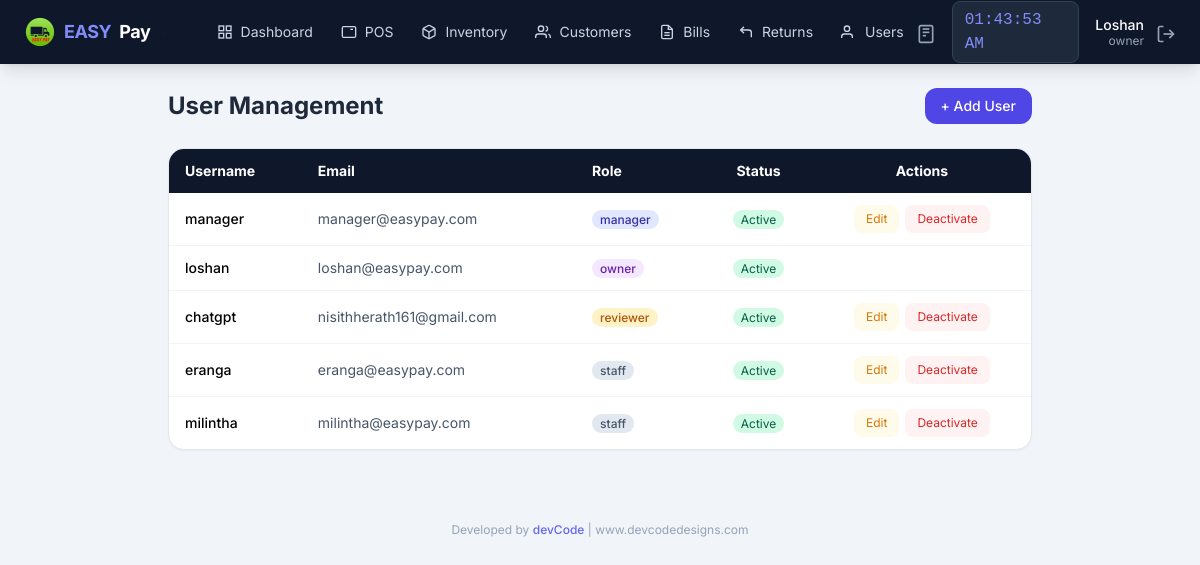
The app's page /auth/users (signed in) with its own data.
### app/models/user.py (models this page shows, shortened)
class User(UserMixin, db.Model):
    __tablename__ = 'users'
    id = db.Column(db.Integer, primary_key=True)
    username = db.Column(db.String(50), unique=True, nullable=False)
    email = db.Column(db.String(120), unique=True, nullable=False)
    password_hash = db.Column(db.String(255), nullable=False)
    role = db.Column(db.String(20), default='staff')  # owner, manager, staff
    is_active = db.Column(db.Boolean, default=True)
    created_at = db.Column(db.DateTime, default=datetime.now)
    last_login = db.Column(db.DateTime)
    orders = db.relationship('Order', backref='cashier_rel', lazy=True, foreign_keys='Order.user_id')

### app/routes/auth.py (the view)
@auth_bp.route('/users')
@login_required
def manage_users():
    if current_user.role != 'owner':
        flash('Access denied', 'danger')
        return redirect(url_for('pos.dashboard'))
    users = User.query.order_by(User.role, User.username).all()
    return render_template('auth/users.html', users=users)

### app/models/user.py (called while the page is built)
@login_manager.user_loader
def load_user(user_id):
    return User.query.get(int(user_id))

### app/templates/auth/users.html (shortened to what this page needs)
{% extends "base.html" %}
{% block content %}
<div class="max-w-4xl mx-auto px-4 py-6">
    <div class="flex justify-between items-center mb-6">
        <h1 class="text-2xl font-bold text-slate-800">User Management</h1>
        <button onclick="showAddUser()" class="bg-indigo-600 text-white px-4 py-2 rounded-xl font-medium hover:bg-indigo-700 text-sm">
            + Add User
        </button>
    </div>
    <div class="bg-white rounded-2xl shadow-sm border border-slate-200 overflow-hidden">
        <table class="w-full text-sm">
            <thead>
                <tr class="bg-slate-900 text-white">
                    <th class="px-4 py-3 text-left">Username</th>
                    <th class="px-4 py-3 text-left">Email</th>
                    <th class="px-4 py-3 text-left">Role</th>
                    <th class="px-4 py-3 text-center">Status</th>
                    <th class="px-4 py-3 text-center">Actions</th>
                </tr>
            </thead>
            <tbody class="divide-y divide-slate-100">
                {% for u in users %}
                <tr class="hover:bg-slate-50">
                    <td class="px-4 py-3 font-medium">{{ u.username }}</td>
                    <td class="px-4 py-3 text-slate-600">{{ u.email }}</td>
                    <td class="px-4 py-3">
                        <span class="px-2 py-0.5 rounded-full text-xs font-medium
                            {{ 'bg-purple-100 text-purple-800' if u.role == 'owner' else
                               'bg-indigo-100 text-indigo-800' if u.role == 'manager' else
                               'bg-amber-100 text-amber-700' if u.role == 'reviewer' else
                               'bg-slate-200 text-slate-600' }}">{{ u.role }}</span>
                    </td>
                    <td class="px-4 py-3 text-center">
                        <span class="px-2 py-0.5 rounded-full text-xs {{ 'bg-emerald-100 text-emerald-800' if u.is_active else 'bg-red-100 text-red-800' }}">
                            {{ 'Active' if u.is_active else 'Inactive' }}
                        </span>
                    </td>
                    <td class="px-4 py-3 text-center">
                        <div class="flex justify-center gap-1.5">
                            {% if u.id != current_user.id %}
                            <button onclick="editUser({{ u.id }}, '{{ u.username }}', '{{ u.email }}', '{{ u.role }}')" class="px-3 py-1.5 bg-amber-50 text-amber-600 text-xs rounded-lg hover:bg-amber-100">Edit</button>
                            <form method="POST" action="{{ url_for('auth.toggle_user', user_id=u.id) }}" class="inline">
                                <button type="submit" class="px-3 py-1.5 {{ 'bg-red-50 text-red-600' if u.is_active else 'bg-emerald-50 text-emerald-600' }} text-xs rounded-lg hover:opacity-80">
                                    {{ 'Deactivate' if u.is_active else 'Activate' }}
                                </button>
                            </form>
                            {% endif %}
                        </div>
                    </td>
                </tr>
                {% endfor %}
            </tbody>
        </table>
    </div>
</div>
{% endblock %}

### app/templates/base.html (shortened to what this page needs)
<!DOCTYPE html>
<html lang="en">
<head>
    <script src="https://cdn.tailwindcss.com"></script>
</head>
<body class="bg-slate-100 min-h-screen">
    <nav class="bg-slate-900 text-white shadow-lg fixed top-0 left-0 right-0 z-50">
        <div class="flex justify-between items-center px-4 lg:px-6 h-16">
            <div class="flex items-center gap-6">
                <div class="relative">
                    <button onclick="toggleModeMenu()" class="flex items-center gap-2 text-lg font-bold tracking-tight hover:opacity-80 transition cursor-pointer">
                        <img src="{{ url_for('static', filename='img/easypay-logo.png') }}"
                            alt="EASY PAY"
                            class="w-8 h-8 object-contain">
                        <span class="text-indigo-400">EASY</span>Pay
                        <svg class="w-4 h-4 text-slate-400 ml-1" viewBox="0 0 24 24" fill="none" stroke="currentColor" stroke-width="2">
                            <polyline points="6 9 12 15 18 9"></polyline>
                        </svg>
                    </button>
                </div>
                {% if current_user.is_authenticated %}
                <div class="hidden lg:flex items-center gap-1 ml-4">
                    <a href="{{ url_for('pos.dashboard') }}" class="nav-link px-3 py-2 text-sm text-slate-300 hover:text-white flex items-center gap-2">
                        <svg class="icon-sm" viewBox="0 0 24 24" fill="none" stroke="currentColor" stroke-width="2">
                            <rect x="3" y="3" width="7" height="7"></rect><rect x="14" y="3" width="7" height="7"></rect>
                            <rect x="14" y="14" width="7" height="7"></rect><rect x="3" y="14" width="7" height="7"></rect>
                        </svg>
                        Dashboard
                    </a>
                    <a href="{{ url_for('pos.terminal') }}" class="nav-link px-3 py-2 text-sm text-slate-300 hover:text-white flex items-center gap-2">
                        <svg class="icon-sm" viewBox="0 0 24 24" fill="none" stroke="currentColor" stroke-width="2">
                            <rect x="2" y="4" width="20" height="16" rx="2"></rect>
                            <line x1="6" y1="8" x2="6" y2="8"></line><line x1="10" y1="8" x2="10" y2="8"></line>
                            <line x1="14" y1="8" x2="18" y2="8"></line>
                        </svg>
                        POS
                    </a>
                    {% if current_user.role in ['owner','manager','reviewer'] %}
                    <a href="{{ url_for('inventory.manage') }}" class="nav-link px-3 py-2 text-sm text-slate-300 hover:text-white flex items-center gap-2">
                        Inventory
                    </a>
                    {% endif %}
                    <a href="{{ url_for('customer.list_customers') }}" class="nav-link px-3 py-2 text-sm text-slate-300 hover:text-white flex items-center gap-2">
                        <svg class="icon-sm" viewBox="0 0 24 24" fill="none" stroke="currentColor" stroke-width="2">
                            <path d="M17 21v-2a4 4 0 0 0-4-4H5a4 4 0 0 0-4 4v2"></path>
                            <circle cx="9" cy="7" r="4"></circle>
                            <path d="M23 21v-2a4 4 0 0 0-3-3.87"></path>
                            <path d="M16 3.13a4 4 0 0 1 0 7.75"></path>
                        </svg>
                        Customers
                    </a>
                    <a href="{{ url_for('pos.bills') }}" class="nav-link px-3 py-2 text-sm text-slate-300 hover:text-white flex items-center gap-2">
                        <svg class="icon-sm" viewBox="0 0 24 24" fill="none" stroke="currentColor" stroke-width="2">
                            <path d="M14 2H6a2 2 0 0 0-2 2v16a2 2 0 0 0 2 2h12a2 2 0 0 0 2-2V8z"></path>
                            <polyline points="14 2 14 8 20 8"></polyline>
                            <line x1="16" y1="13" x2="8" y2="13"></line><line x1="16" y1="17" x2="8" y2="17"></line>
                        </svg>
                        Bills
                    </a>
                    <a href="{{ url_for('pos.returns') }}" class="nav-link px-3 py-2 text-sm text-slate-300 hover:text-white flex items-center gap-2">
                        <svg class="icon-sm" viewBox="0 0 24 24" fill="none" stroke="currentColor" stroke-width="2">
                            <polyline points="9 14 4 9 9 4"></polyline>
                            <path d="M20 20v-7a4 4 0 0 0-4-4H4"></path>
                        </svg>
                        Returns
                    </a>
                    {% if current_user.role in ['owner','reviewer'] %}
                    <a href="{{ url_for('auth.manage_users') }}" class="nav-link px-3 py-2 text-sm text-slate-300 hover:text-white flex items-center gap-2">
                        <svg class="icon-sm" viewBox="0 0 24 24" fill="none" stroke="currentColor" stroke-width="2">
                            <path d="M17 21v-2a4 4 0 0 0-4-4H5a4 4 0 0 0-4 4v2"></path>
                            <circle cx="9" cy="7" r="4"></circle>
                        </svg>
                        Users
                    </a>
                    {% endif %}
                </div>
                {% endif %}
            </div>
            {% if current_user.is_authenticated %}
            <div class="flex items-center gap-4">
                <a href="calc:" class="text-slate-400 hover:text-indigo-400 transition" title="Calculator">
                    <svg class="icon" viewBox="0 0 24 24" fill="none" stroke="currentColor" stroke-width="2">
                        <rect x="4" y="2" width="16" height="20" rx="2"></rect>
                        <line x1="8" y1="6" x2="16" y2="6"></line>
                        <line x1="8" y1="10" x2="16" y2="10"></line>
                        <line x1="8" y1="14" x2="12" y2="14"></line>
                    </svg>
                </a>
                <span id="liveClock" class="hidden sm:block text-base font-mono bg-slate-800 px-3 py-1.5 rounded-lg text-indigo-400 border border-slate-700"></span>
                <div class="flex items-center gap-3">
                    <div class="hidden sm:block text-right">
                        <p class="text-sm font-medium leading-tight">{{ current_user.username|capitalize }}</p>
                        <p class="text-xs text-slate-400 leading-tight">{{ current_user.role }}</p>
                    </div>
                    <a href="{{ url_for('auth.logout') }}" class="text-slate-400 hover:text-red-400 transition" title="Logout">
                        <svg class="icon" viewBox="0 0 24 24" fill="none" stroke="currentColor" stroke-width="2">
                            <path d="M9 21H5a2 2 0 0 1-2-2V5a2 2 0 0 1 2-2h4"></path>
                            <polyline points="16 17 21 12 16 7"></polyline>
                            <line x1="21" y1="12" x2="9" y2="12"></line>
                        </svg>
                    </a>
                </div>
            </div>
            {% endif %}
        </div>
    </nav>
    <div class="pt-16 pb-20 lg:pb-4">
        {% block content %}{% endblock %}
        <footer class="max-w-7xl mx-auto px-4 py-4 text-center text-xs text-slate-400 mt-8">
            Developed by <a href="https://www.devcodedesigns.com" target="_blank" class="text-indigo-500 hover:text-indigo-700 font-medium">devCode</a> | www.devcodedesigns.com
        </footer>
    </div>
</body>
</html>

### app/templates/base.html (style rules this page uses)
body { font-family: 'Inter', system-ui, sans-serif; }
.nav-link { transition: all 0.2s; }
.icon { width: 20px; height: 20px; display: inline-block; vertical-align: middle; }
.icon-sm { width: 16px; height: 16px; }

### records on screen
User: username "Loshan", role "owner", username "loshan", email "loshan@easypay.com", is_active "Active"
User: username "manager", email "manager@easypay.com", role "manager", is_active "Active", is_active "Deactivate"
User: username "chatgpt", email "nisithherath161@gmail.com", role "reviewer", is_active "Active", is_active "Deactivate"
User: username "eranga", email "eranga@easypay.com", role "staff", is_active "Active", is_active "Deactivate"
User: username "milintha", email "milintha@easypay.com", role "staff", is_active "Active", is_active "Deactivate"
